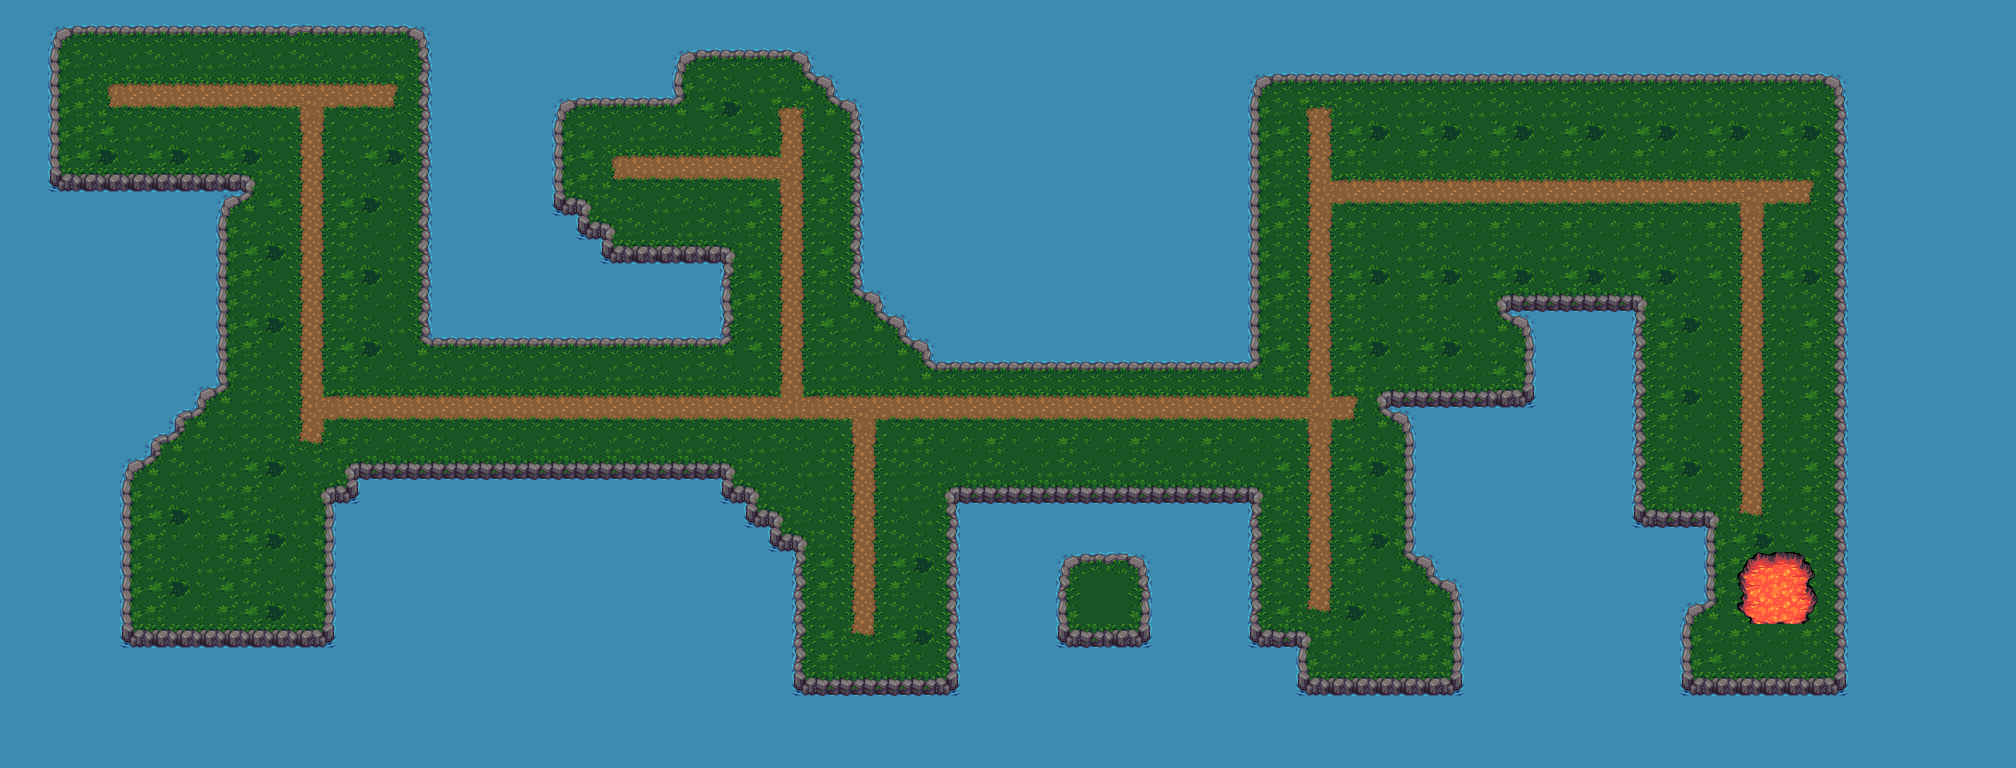

Tiled map render using the project's own tile images. Description and the map definition, with tile-layer contents summarised, below:
An orthogonal 84x32 tile map with 24x24 px tiles, 5 tile layers (Слой тайлов 3, Слой тайлов 4, Слой тайлов 5, Слой тайлов 1, ...), 2 tilesets.

<map version="1.10" tiledversion="1.10.2" orientation="orthogonal" renderorder="right-down" width="84" height="32" tilewidth="24" tileheight="24" infinite="0" nextlayerid="11" nextobjectid="1">
 <tileset firstgid="1" name="Island_24x24" tilewidth="24" tileheight="24" tilecount="72" columns="9">
  <image source="Island_24x24.png" width="216" height="192" />
 </tileset>
 <tileset firstgid="73" name="yes" tilewidth="24" tileheight="24" tilecount="1764" columns="42">
  <image source="yes.png" width="1024" height="1024" />
 </tileset>
 <layer id="8" name="Слой тайлов 3" width="84" height="32">
  <data>[2688 cells, 941 non-empty, 1 distinct tile ids]</data>
 </layer>
 <layer id="9" name="Слой тайлов 4" width="84" height="32">
  <data>[2688 cells, 12 non-empty, 1 distinct tile ids]</data>
 </layer>
 <layer id="10" name="Слой тайлов 5" width="84" height="32">
  <data>[2688 cells, 0 non-empty, 0 distinct tile ids]</data>
 </layer>
 <layer id="1" name="Слой тайлов 1" width="84" height="32">
  <data>[2688 cells, 2688 non-empty, 47 distinct tile ids]</data>
 </layer>
 <layer id="7" name="Слой тайлов 2" width="84" height="32">
  <data>[2688 cells, 12 non-empty, 12 distinct tile ids]</data>
 </layer>
</map>
